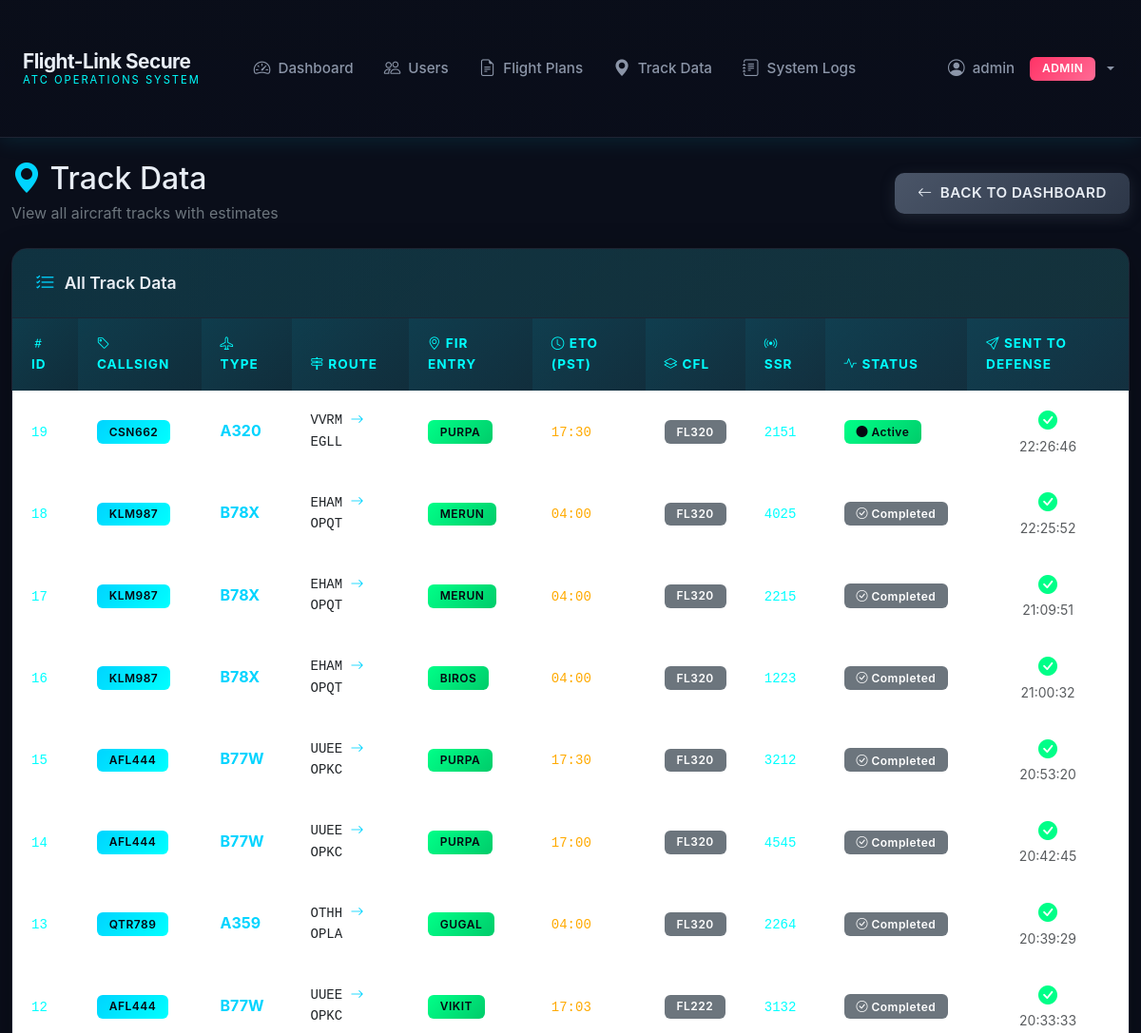
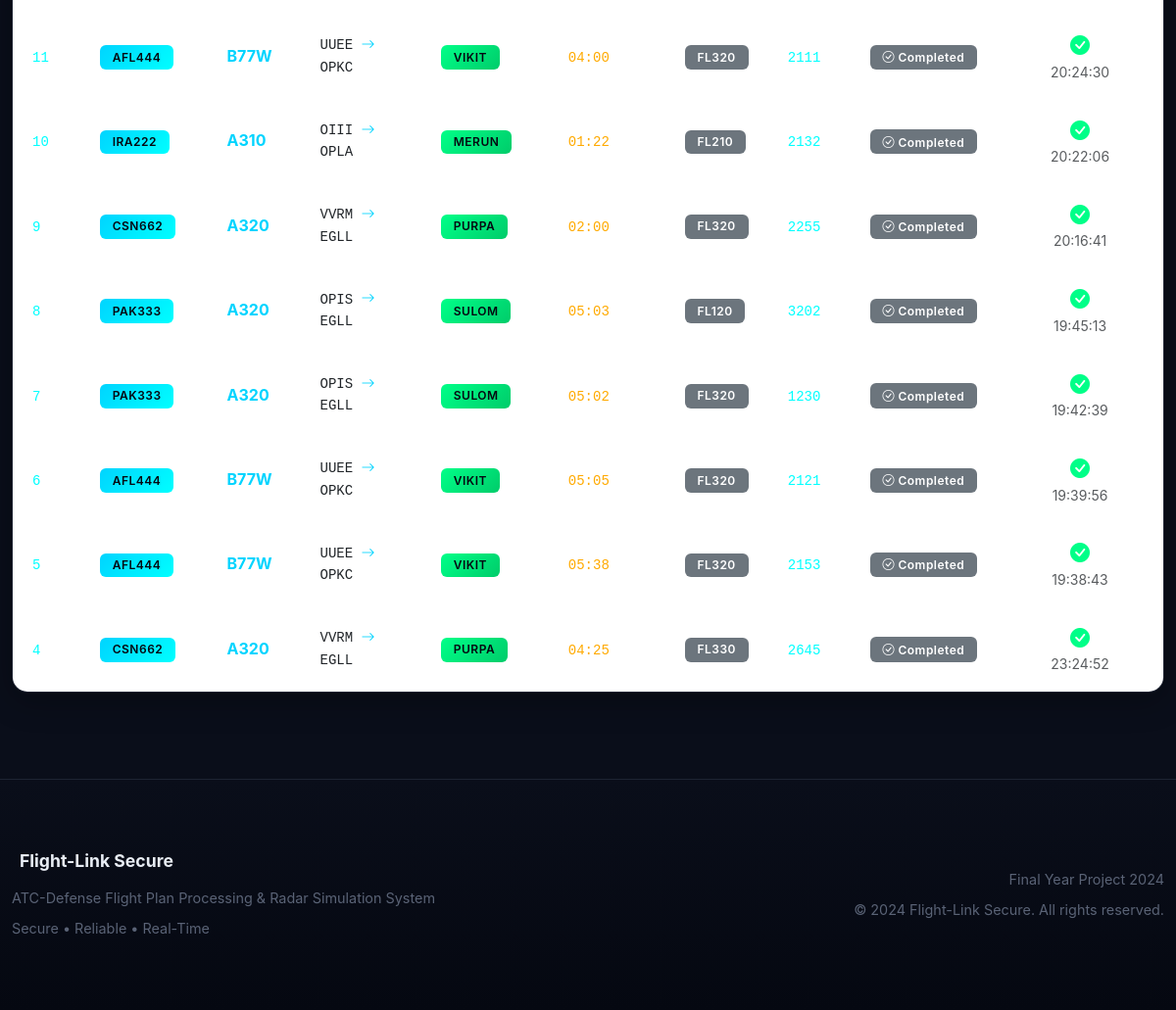
The app's page /admin/track-data (signed in), older data (2 pictures, top to bottom).
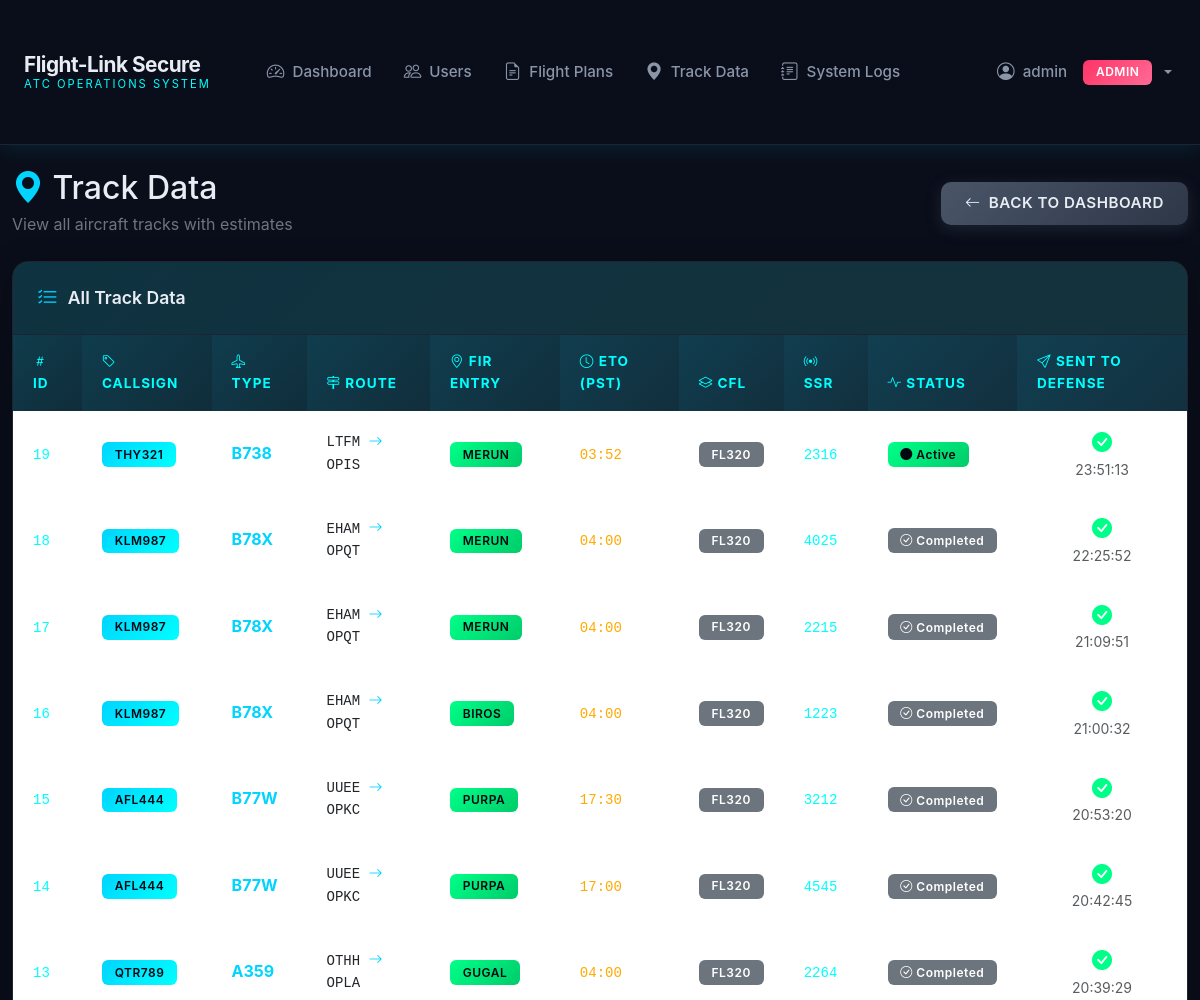
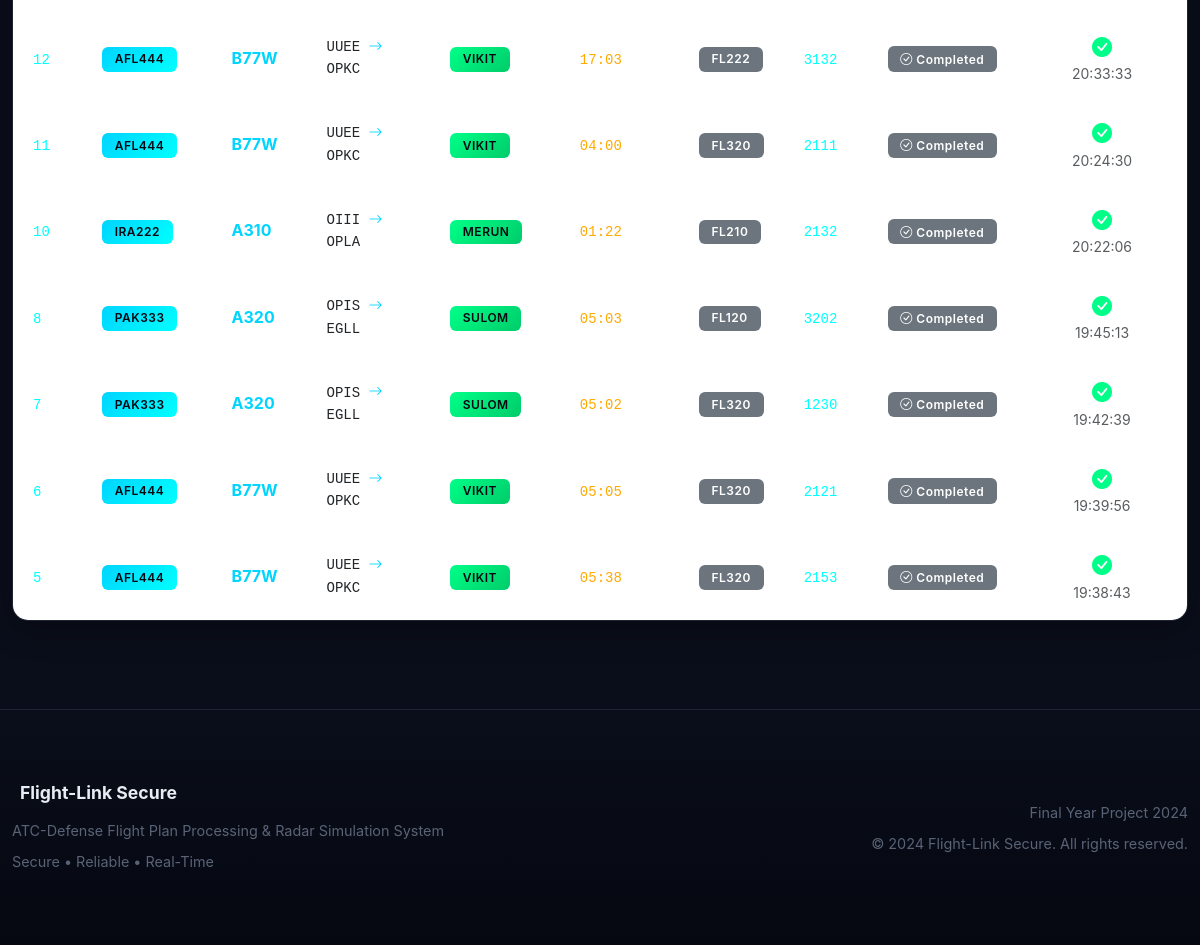
The same page, newer data (2 pictures, top to bottom).
### app/models/__init__.py (models this page shows, shortened)
class User(db.Model):
    __tablename__ = 'users'
    id = db.Column(db.Integer, primary_key=True)
    username = db.Column(db.String(80), unique=True, nullable=False)
    password_hash = db.Column(db.String(256), nullable=False)
    role = db.Column(db.String(20), nullable=False)  # admin, atc, defense
    last_login_ip = db.Column(db.String(45), nullable=True)
    last_login_time = db.Column(db.DateTime, nullable=True)
    is_active = db.Column(db.Boolean, default=True)
    created_at = db.Column(db.DateTime, default=datetime.utcnow)
    @property
    def is_authenticated(self):
        return True
    def is_admin(self):
        return self.role == 'admin'

class TrackData(db.Model):
    __tablename__ = 'track_data'
    id = db.Column(db.Integer, primary_key=True)
    flight_plan_id = db.Column(db.Integer, db.ForeignKey('flight_plans.id'), nullable=False)
    callsign = db.Column(db.String(20), nullable=False, index=True)
    aircraft_type = db.Column(db.String(10), nullable=False)
    departure = db.Column(db.String(4), nullable=False)
    destination = db.Column(db.String(4), nullable=False)
    fir_entry = db.Column(db.String(10), nullable=False)
    speed = db.Column(db.String(10), nullable=False)
    route = db.Column(db.Text, nullable=True)
    eto_utc = db.Column(db.String(4), nullable=False)
    eto_pst = db.Column(db.String(4), nullable=False)
    cfl = db.Column(db.String(3), nullable=False)
    ssr = db.Column(db.String(4), nullable=False)
    status = db.Column(db.String(20), default='active')
    sent_to_defense = db.Column(db.Boolean, default=False)
    sent_at = db.Column(db.DateTime, nullable=True)
    created_by = db.Column(db.Integer, db.ForeignKey('users.id'), nullable=False)
    created_at = db.Column(db.DateTime, default=datetime.utcnow)
    completed_at = db.Column(db.DateTime, nullable=True)
    last_simulated_at = db.Column(db.DateTime, nullable=True)
    current_position = db.Column(db.Text, nullable=True)

### app/routes/admin.py (the view)
@bp.route('/admin/track-data')
@login_required
@admin_required
def admin_track_data():
    tracks = TrackData.query.order_by(TrackData.created_at.desc()).all()
    return render_template('admin/track_data.html', tracks=tracks)

### templates/admin/track_data.html (shortened to what this page needs)
{% extends "base.html" %}
{% block content %}
<div class="container-fluid py-4">
    <div class="d-flex justify-content-between align-items-center mb-4">
        <div>
            <h2 class="mb-1"><i class="bi bi-geo-alt-fill text-radar-blue"></i> Track Data</h2>
            <p class="text-secondary mb-0">View all aircraft tracks with estimates</p>
        </div>
        <a href="{{ url_for('admin.admin_dashboard') }}" class="btn btn-secondary">
            <i class="bi bi-arrow-left"></i> Back to Dashboard
        </a>
    </div>
    <div class="card">
        <div class="card-header">
            <i class="bi bi-list-check"></i> All Track Data
        </div>
        <div class="card-body p-0">
            <div class="table-responsive">
                <table class="table table-hover mb-0">
                    <thead>
                        <tr>
                            <th><i class="bi bi-hash"></i> ID</th>
                            <th><i class="bi bi-tag"></i> Callsign</th>
                            <th><i class="bi bi-airplane"></i> Type</th>
                            <th><i class="bi bi-signpost-2"></i> Route</th>
                            <th><i class="bi bi-geo-alt"></i> FIR Entry</th>
                            <th><i class="bi bi-clock"></i> ETO (PST)</th>
                            <th><i class="bi bi-layers"></i> CFL</th>
                            <th><i class="bi bi-broadcast"></i> SSR</th>
                            <th><i class="bi bi-activity"></i> Status</th>
                            <th><i class="bi bi-send"></i> Sent to Defense</th>
                        </tr>
                    </thead>
                    <tbody>
                        {% for track in tracks %}
                        <tr>
                            <td><code class="text-radar-cyan">{{ track.id }}</code></td>
                            <td><span class="badge badge-primary">{{ track.callsign }}</span></td>
                            <td><strong class="text-radar-blue">{{ track.aircraft_type }}</strong></td>
                            <td class="font-monospace small">{{ track.departure }} <i class="bi bi-arrow-right text-radar-blue"></i> {{ track.destination }}</td>
                            <td><span class="badge badge-success">{{ track.fir_entry }}</span></td>
                            <td><code class="text-radar-amber">{{ track.eto_pst[:2] }}:{{ track.eto_pst[2:] }}</code></td>
                            <td><span class="badge bg-secondary">FL{{ track.cfl }}</span></td>
                            <td><code class="text-radar-cyan">{{ track.ssr }}</code></td>
                            <td>
                                {% if track.status == 'active' %}
                                    <span class="badge badge-success"><i class="bi bi-circle-fill"></i> Active</span>
                                {% else %}
                                    <span class="badge bg-secondary"><i class="bi bi-check-circle"></i> Completed</span>
                                {% endif %}
                            </td>
                            <td>
                                {% if track.sent_to_defense %}
                                    <div class="d-flex flex-column align-items-center">
                                        <i class="bi bi-check-circle-fill text-radar-green fs-5"></i>
                                        <small class="text-muted">{{ track.sent_at.strftime('%H:%M:%S') if track.sent_at else '' }}</small>
                                    </div>
                                {% else %}
                                    <i class="bi bi-x-circle-fill text-radar-amber fs-5"></i>
                                {% endif %}
                            </td>
                        </tr>
                        {% endfor %}
                    </tbody>
                </table>
            </div>
        </div>
    </div>
</div>
{% endblock %}

### templates/base.html (shortened to what this page needs)
<!DOCTYPE html>
<html lang="en">
<head>
    <link href="https://cdn.jsdelivr.net/npm/bootstrap@5.3.0/dist/css/bootstrap.min.css" rel="stylesheet">
    <link rel="stylesheet" href="https://cdn.jsdelivr.net/npm/bootstrap-icons@1.10.0/font/bootstrap-icons.css">
</head>
<body>
    {% if current_user.is_authenticated %}
    <nav class="navbar navbar-expand-lg navbar-dark">
        <div class="container-fluid">
            <a class="navbar-brand" href="{{ url_for('auth.index') }}">
                <div class="brand-text">
                    <span class="main-title">Flight-Link Secure</span>
                    <span class="sub-title">ATC Operations System</span>
                </div>
            </a>
            <div class="collapse navbar-collapse" id="navbarNav">
                <ul class="navbar-nav me-auto ms-4">
                    {% if current_user.is_admin() %}
                    <li class="nav-item">
                        <a class="nav-link" href="{{ url_for('admin.admin_dashboard') }}">
                            <i class="bi bi-speedometer2"></i> Dashboard
                        </a>
                    </li>
                    <li class="nav-item">
                        <a class="nav-link" href="{{ url_for('admin.admin_users') }}">
                            <i class="bi bi-people"></i> Users
                        </a>
                    </li>
                    <li class="nav-item">
                        <a class="nav-link" href="{{ url_for('admin.admin_flight_plans') }}">
                            <i class="bi bi-file-earmark-text"></i> Flight Plans
                        </a>
                    </li>
                    <li class="nav-item">
                        <a class="nav-link" href="{{ url_for('admin.admin_track_data') }}">
                            <i class="bi bi-geo-alt-fill"></i> Track Data
                        </a>
                    </li>
                    <li class="nav-item">
                        <a class="nav-link" href="{{ url_for('admin.admin_logs') }}">
                            <i class="bi bi-journal-text"></i> System Logs
                        </a>
                    </li>
                    {% endif %}
                </ul>
                <ul class="navbar-nav">
                    <li class="nav-item dropdown">
                        <a class="nav-link dropdown-toggle" href="#" id="userDropdown" role="button" data-bs-toggle="dropdown">
                            <i class="bi bi-person-circle"></i> {{ current_user.username }}
                            <span class="badge badge-role-{{ current_user.role }} ms-2">{{ current_user.role.upper() }}</span>
                        </a>
                    </li>
                </ul>
            </div>
        </div>
    </nav>
    {% endif %}
    <main>
        {% block content %}{% endblock %}
    </main>
    {% if current_user.is_authenticated %}
    <footer class="footer">
        <div class="container-fluid">
            <div class="row align-items-center">
                <div class="col-md-6">
                    <h5> Flight-Link Secure</h5>
                    <p>ATC-Defense Flight Plan Processing & Radar Simulation System</p>
                    <p class="mb-0">Secure • Reliable • Real-Time</p>
                </div>
                <div class="col-md-6 text-md-end">
                    <p>Final Year Project 2024</p>
                    <p class="mb-0">&copy; 2024 Flight-Link Secure. All rights reserved.</p>
                </div>
            </div>
        </div>
    </footer>
    {% endif %}
</body>
</html>

Row changes from the older to the newer data that the page shows:
removed TrackData: id "9", callsign "CSN662", aircraft_type "A320", departure "VVRM", destination "EGLL", fir_entry "PURPA", eto_pst "02", eto_pst "00", cfl "320", ssr "2255", status "terminated" (drawn), sent_at "20:16:41"
removed TrackData: id "4", callsign "CSN662", aircraft_type "A320", departure "VVRM", destination "EGLL", fir_entry "PURPA", eto_pst "04", eto_pst "25", cfl "330", ssr "2645", status "completed" (drawn), sent_at "23:24:52"
changed TrackData id 19: callsign "CSN662" → "THY321"; aircraft_type "A320" → "B738"; departure "VVRM" → "LTFM"; destination "EGLL" → "OPIS"; fir_entry "PURPA" → "MERUN"; eto_pst "17" → "03"; eto_pst "30" → "52"; ssr "2151" → "2316"; sent_at "22:26:46" → "23:51:13"
